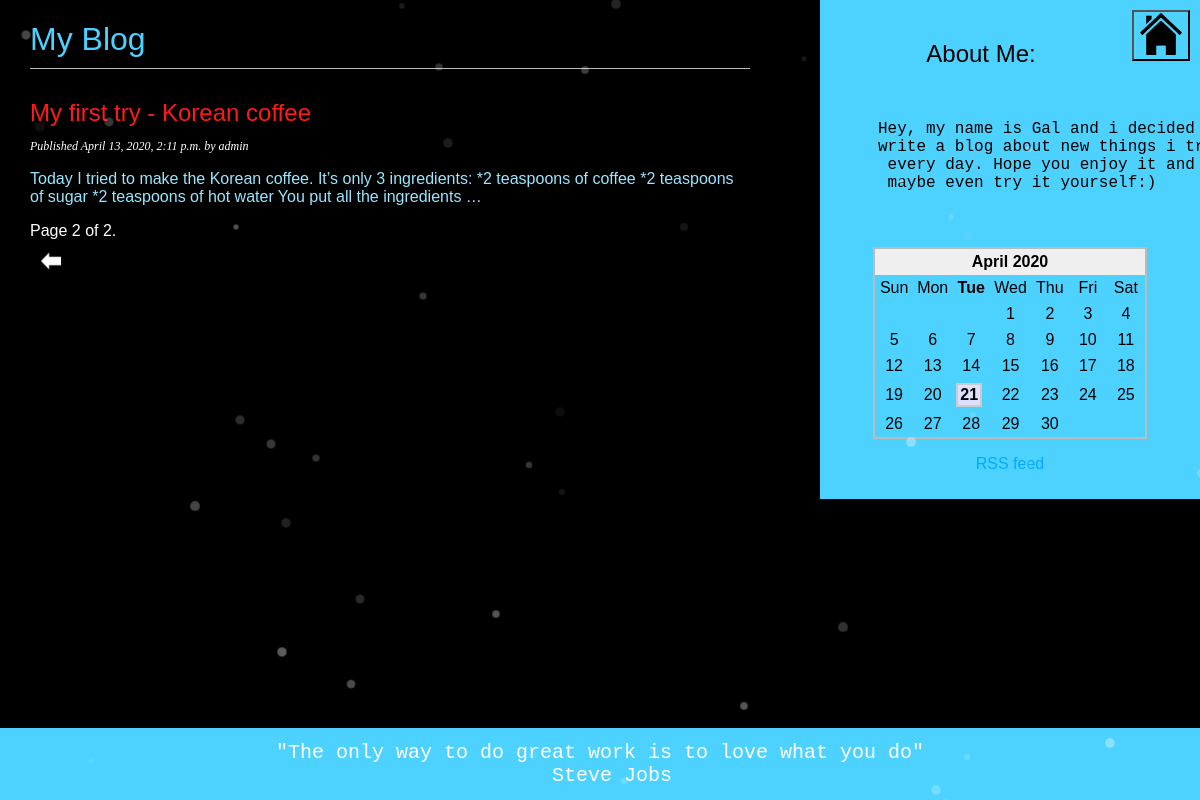
Screenshot of /?page=2 with the database file from the repository.
### blog/models.py (models this page shows, shortened)
class Post(models.Model):
   STATUS_CHOICES = (
       ('draft', 'Draft'),
       ('published', 'Published'),
   )
   title = models.CharField(max_length=250)
   slug = models.SlugField(max_length=250,
                           unique_for_date='publish')
   author = models.ForeignKey(User,
                              on_delete=models.CASCADE,
                              related_name='blog_posts')
   body = models.TextField()
   publish = models.DateTimeField(default=timezone.now)
   created = models.DateTimeField(auto_now_add=True)
   updated = models.DateTimeField(auto_now=True)
   status = models.CharField(max_length=10,
                             choices=STATUS_CHOICES,
                             default='draft')
   objects = models.Manager() # The default manager.
   published = PublishedManager() # The custom manager.
   class Meta:
       ordering = ('-publish',)
   def get_absolute_url(self):
       args=[
           self.publish.year,
           self.publish.month,
           self.publish.day,
           self.slug,
           ]
       return reverse('blog:post_detail', args=args)

### blog/views.py (the view)
# urls.py: path('', views.post_list, name='post_list'),
def post_list(request):
   object_list = Post.published.all()
   paginator = Paginator(object_list, 2) # 2 posts in each page
   page = request.GET.get('page')
   try:
       posts = paginator.page(page)
   except PageNotAnInteger:
       posts = paginator.page(1)
   except EmptyPage:
       posts = paginator.page(paginator.num_pages)
   return render(request,
                 'blog/post_list.html',
                 {'page': page,
                  'posts': posts})

### blog/models.py (called while the page is built)
   def get_queryset(self):
       return super().get_queryset().filter(status='published')

### blog/templates/blog/post_list.html (shortened to what this page needs)
{% extends "base.html" %}
{% block content %}
 <h1 style="color:#4dd2ff">My Blog </h1>
 {% for post in posts %}
   <h2>
     <a href="{{ post.get_absolute_url }}" style="color:#ff1a1a">
       {{ post.title }}
     </a>
   </h2>
   <p class="date" style="color:#FFFFFF">
     Published {{ post.publish }} by {{ post.author }}
   </p>
   {{ post.body|truncatewords:30|linebreaks }}
 {% include "pagination.html" with page=posts %}
 <div class="footer">
  <pre style="color:white"><font size="5">"The only way to do great work is to love what you do"
  Steve Jobs</font></pre>
</div>
 {% endfor %}
{% endblock %}

### blog/templates/pagination.html (shortened to what this page needs)
<div class="pagination">
 <span class="step-links">
   <span class="current" style="color:#FFFFFF">
     Page {{ page.number }} of {{ page.paginator.num_pages }}.
   </span>
   {% if page.has_previous %}
     <br><a href="?page={{ page.previous_page_number }}" style="color:#4dd2ff"><img src="static/images/previous.png" / height="42" width="42"></a></br>
   {% endif %}
 </span>
</div>

### blog/static/css/blog.css (style rules this page uses)
body { margin:0; padding:0; font-family:helvetica, sans-serif; }
a { color:#00abff; text-decoration:none; }
h1 { font-weight:normal; border-bottom:1px solid #bbb; padding:0 0 10px 0; }
h2 { font-weight:normal; margin:30px 0 0; }
p.date { color:#ccc; font-family: georgia, serif; font-size: 12px; font-style: italic; }
p, h2, h1, span { font-family: "Comic Sans MS", cursive, sans-serif; }

### blog/templates/blog/post_list.html (style rules this page uses)
.footer { position: fixed; left: 0; bottom: 0; width: 100%; background-color: #4dd2ff; color: white; text-align: center; }

### rows the page displays
Post: title "My first try - Korean coffee", publish "April 13, 2020, 2:11 p.m.", author "admin", body "Today I tried to make the Korean coffee. It’s only 3 ingredients: *2 teaspoons of coffee *2 teaspoons of sugar *2 teaspoons of hot water You put all the ingredients …", number "2", paginator.num_pages "2"
